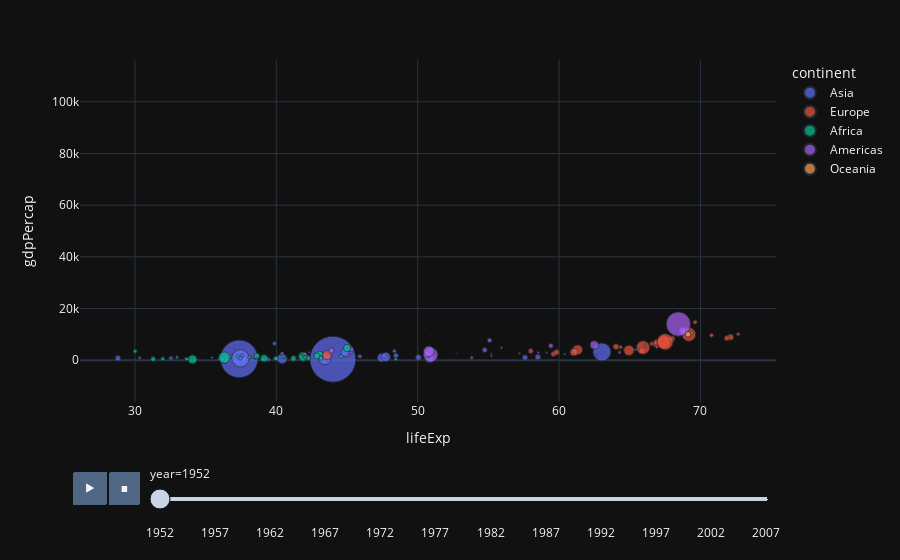

The notebook cell saved with this chart:
### Code cell
# plot animation of the above curve on the basic if the year

px.scatter(gap,x='lifeExp',y='gdpPercap',
           animation_frame='year',animation_group='country',
           size='pop',color='continent',hover_name='country',
           size_max=50,template='plotly_dark')

### Figure 1 — Plotly figure (JSON) as saved in the notebook; plotly's stock layout.template omitted (floating-point values rounded to 4 significant figures)
{"data": [{"hovertemplate": "<b>%{hovertext}</b><br><br>continent=Asia<br>year=1952<br>lifeExp=%{x}<br>gdpPercap=%{y}<br>pop=%{marker.size}<extra></extra>", "hovertext": ["Afghanistan", "Bahrain", "Bangladesh", "Cambodia", "China", "Hong Kong, China", "India", "Indonesia", "Iran", "Iraq", "Israel", "Japan", "Jordan", "Korea, Dem. Rep.", "Korea, Rep.", "Kuwait", "Lebanon", "Malaysia", "Mongolia", "Myanmar", "Nepal", "Oman", "Pakistan", "Philippines", "Saudi Arabia", "Singapore", "Sri Lanka", "Syria", "Taiwan", "Thailand", "Vietnam", "West Bank and Gaza", "Yemen, Rep."], "ids": ["Afghanistan", "Bahrain", "Bangladesh", "Cambodia", "China", "Hong Kong, China", "India", "Indonesia", "Iran", "Iraq", "Israel", "Japan", "Jordan", "Korea, Dem. Rep.", "Korea, Rep.", "Kuwait", "Lebanon", "Malaysia", "Mongolia", "Myanmar", "Nepal", "Oman", "Pakistan", "Philippines", "Saudi Arabia", "Singapore", "Sri Lanka", "Syria", "Taiwan", "Thailand", "Vietnam", "West Bank and Gaza", "Yemen, Rep."], "legendgroup": "Asia", "marker": {"color": "#636efa", "size": [8425333, 120447, 46886859, 4693836, 556263527, 2125900, 372000000, 82052000, 17272000, 5441766, 1620914, 86459025, 607914, 8865488, 20947571, 160000, 1439529, 6748378, 800663, 20092996, 9182536, 507833, 41346560, 22438691, 4005677, 1127000, 7982342, 3661549, 8550362, 21289402, 26246839, 1030585, 4963829], "sizemode": "area", "sizeref": 527500.0, "symbol": "circle"}, "mode": "markers", "name": "Asia", "orientation": "v", "showlegend": true, "type": "scatter", "x": [28.8, 50.94, 37.48, 39.42, 44.0, 60.96, 37.37, 37.47, 44.87, 45.32, 65.39, 63.03, 43.16, 50.06, 47.45, 55.56, 55.93, 48.46, 42.24, 36.32, 36.16, 37.58, 43.44, 47.75, 39.88, 60.4, 57.59, 45.88, 58.5, 50.85, 40.41, 43.16, 32.55], "xaxis": "x", "y": [779.4, 9867.0, 684.2, 368.5, 400.4, 3054.0, 546.6, 749.7, 3035.0, 4130.0, 4087.0, 3217.0, 1547.0, 1088.0, 1031.0, 108400.0, 4835.0, 1831.0, 786.6, 331.0, 545.9, 1828.0, 684.6, 1273.0, 6460.0, 2315.0, 1084.0, 1643.0, 1207.0, 757.8, 605.1, 1516.0, 781.7], "yaxis": "y"}, {"hovertemplate": "<b>%{hovertext}</b><br><br>continent=Europe<br>year=1952<br>lifeExp=%{x}<br>gdpPercap=%{y}<br>pop=%{marker.size}<extra></extra>", "hovertext": ["Albania", "Austria", "Belgium", "Bosnia and Herzegovina", "Bulgaria", "Croatia", "Czech Republic", "Denmark", "Finland", "France", "Germany", "Greece", "Hungary", "Iceland", "Ireland", "Italy", "Montenegro", "Netherlands", "Norway", "Poland", "Portugal", "Romania", "Serbia", "Slovak Republic", "Slovenia", "Spain", "Sweden", "Switzerland", "Turkey", "United Kingdom"], "ids": ["Albania", "Austria", "Belgium", "Bosnia and Herzegovina", "Bulgaria", "Croatia", "Czech Republic", "Denmark", "Finland", "France", "Germany", "Greece", "Hungary", "Iceland", "Ireland", "Italy", "Montenegro", "Netherlands", "Norway", "Poland", "Portugal", "Romania", "Serbia", "Slovak Republic", "Slovenia", "Spain", "Sweden", "Switzerland", "Turkey", "United Kingdom"], "legendgroup": "Europe", "marker": {"color": "#EF553B", "size": [1282697, 6927772, 8730405, 2791000, 7274900, 3882229, 9125183, 4334000, 4090500, 42459667, 69145952, 7733250, 9504000, 147962, 2952156, 47666000, 413834, 10381988, 3327728, 25730551, 8526050, 16630000, 6860147, 3558137, 1489518, 28549870, 7124673, 4815000, 22235677, 50430000], "sizemode": "area", "sizeref": 527500.0, "symbol": "circle"}, "mode": "markers", "name": "Europe", "orientation": "v", "showlegend": true, "type": "scatter", "x": [55.23, 66.8, 68.0, 53.82, 59.6, 61.21, 66.87, 70.78, 66.55, 67.41, 67.5, 65.86, 64.03, 72.49, 66.91, 65.94, 59.16, 72.13, 72.67, 61.31, 59.82, 61.05, 58.0, 64.36, 65.57, 64.94, 71.86, 69.62, 43.59, 69.18], "xaxis": "x", "y": [1601.0, 6137.0, 8343.0, 973.5, 2444.0, 3119.0, 6876.0, 9692.0, 6425.0, 7030.0, 7144.0, 3531.0, 5264.0, 7268.0, 5210.0, 4931.0, 2648.0, 8942.0, 10100.0, 4029.0, 3068.0, 3145.0, 3581.0, 5075.0, 4215.0, 3834.0, 8528.0, 14730.0, 1969.0, 9980.0], "yaxis": "y"}, {"hovertemplate": "<b>%{hovertext}</b><br><br>continent=Africa<br>year=1952<br>lifeExp=%{x}<br>gdpPercap=%{y}<br>pop=%{marker.size}<extra></extra>", "hovertext": ["Algeria", "Angola", "Benin", "Botswana", "Burkina Faso", "Burundi", "Cameroon", "Central African Republic", "Chad", "Comoros", "Congo, Dem. Rep.", "Congo, Rep.", "Cote d'Ivoire", "Djibouti", "Egypt", "Equatorial Guinea", "Eritrea", "Ethiopia", "Gabon", "Gambia", "Ghana", "Guinea", "Guinea-Bissau", "Kenya", "Lesotho", "Liberia", "Libya", "Madagascar", "Malawi", "Mali", "Mauritania", "Mauritius", "Morocco", "Mozambique", "Namibia", "Niger", "Nigeria", "Reunion", "Rwanda", "Sao Tome and Principe", "Senegal", "Sierra Leone", "Somalia", "South Africa", "Sudan", "Swaziland", "Tanzania", "Togo", "Tunisia", "Uganda", "Zambia", "Zimbabwe"], "ids": ["Algeria", "Angola", "Benin", "Botswana", "Burkina Faso", "Burundi", "Cameroon", "Central African Republic", "Chad", "Comoros", "Congo, Dem. Rep.", "Congo, Rep.", "Cote d'Ivoire", "Djibouti", "Egypt", "Equatorial Guinea", "Eritrea", "Ethiopia", "Gabon", "Gambia", "Ghana", "Guinea", "Guinea-Bissau", "Kenya", "Lesotho", "Liberia", "Libya", "Madagascar", "Malawi", "Mali", "Mauritania", "Mauritius", "Morocco", "Mozambique", "Namibia", "Niger", "Nigeria", "Reunion", "Rwanda", "Sao Tome and Principe", "Senegal", "Sierra Leone", "Somalia", "South Africa", "Sudan", "Swaziland", "Tanzania", "Togo", "Tunisia", "Uganda", "Zambia", "Zimbabwe"], "legendgroup": "Africa", "marker": {"color": "#00cc96", "size": [9279525, 4232095, 1738315, 442308, 4469979, 2445618, 5009067, 1291695, 2682462, 153936, 14100005, 854885, 2977019, 63149, 22223309, 216964, 1438760, 20860941, 420702, 284320, 5581001, 2664249, 580653, 6464046, 748747, 863308, 1019729, 4762912, 2917802, 3838168, 1022556, 516556, 9939217, 6446316, 485831, 3379468, 33119096, 257700, 2534927, 60011, 2755589, 2143249, 2526994, 14264935, 8504667, 290243, 8322925, 1219113, 3647735, 5824797, 2672000, 3080907], "sizemode": "area", "sizeref": 527500.0, "symbol": "circle"}, "mode": "markers", "name": "Africa", "orientation": "v", "showlegend": true, "type": "scatter", "x": [43.08, 30.02, 38.22, 47.62, 31.98, 39.03, 38.52, 35.46, 38.09, 40.72, 39.14, 42.11, 40.48, 34.81, 41.89, 34.48, 35.93, 34.08, 37.0, 30.0, 43.15, 33.61, 32.5, 42.27, 42.14, 38.48, 42.72, 36.68, 36.26, 33.69, 40.54, 50.99, 42.87, 31.29, 41.73, 37.44, 36.32, 52.72, 40.0, 46.47, 37.28, 30.33, 32.98, 45.01, 38.63, 41.41, 41.22, 38.6, 44.6, 39.98, 42.04, 48.45], "xaxis": "x", "y": [2449.0, 3521.0, 1063.0, 851.2, 543.3, 339.3, 1173.0, 1071.0, 1179.0, 1103.0, 780.5, 2126.0, 1389.0, 2670.0, 1419.0, 375.6, 328.9, 362.1, 4293.0, 485.2, 911.3, 510.2, 299.9, 853.5, 298.8, 575.6, 2388.0, 1443.0, 369.2, 452.3, 743.1, 1968.0, 1688.0, 468.5, 2424.0, 761.9, 1077.0, 2719.0, 493.3, 879.6, 1450.0, 879.8, 1136.0, 4725.0, 1616.0, 1148.0, 716.7, 859.8, 1468.0, 734.8, 1147.0, 406.9], "yaxis": "y"}, {"hovertemplate": "<b>%{hovertext}</b><br><br>continent=Americas<br>year=1952<br>lifeExp=%{x}<br>gdpPercap=%{y}<br>pop=%{marker.size}<extra></extra>", "hovertext": ["Argentina", "Bolivia", "Brazil", "Canada", "Chile", "Colombia", "Costa Rica", "Cuba", "Dominican Republic", "Ecuador", "El Salvador", "Guatemala", "Haiti", "Honduras", "Jamaica", "Mexico", "Nicaragua", "Panama", "Paraguay", "Peru", "Puerto Rico", "Trinidad and Tobago", "United States", "Uruguay", "Venezuela"], "ids": ["Argentina", "Bolivia", "Brazil", "Canada", "Chile", "Colombia", "Costa Rica", "Cuba", "Dominican Republic", "Ecuador", "El Salvador", "Guatemala", "Haiti", "Honduras", "Jamaica", "Mexico", "Nicaragua", "Panama", "Paraguay", "Peru", "Puerto Rico", "Trinidad and Tobago", "United States", "Uruguay", "Venezuela"], "legendgroup": "Americas", "marker": {"color": "#ab63fa", "size": [17876956, 2883315, 56602560, 14785584, 6377619, 12350771, 926317, 6007797, 2491346, 3548753, 2042865, 3146381, 3201488, 1517453, 1426095, 30144317, 1165790, 940080, 1555876, 8025700, 2227000, 662850, 157553000, 2252965, 5439568], "sizemode": "area", "sizeref": 527500.0, "symbol": "circle"}, "mode": "markers", "name": "Americas", "orientation": "v", "showlegend": true, "type": "scatter", "x": [62.48, 40.41, 50.92, 68.75, 54.74, 50.64, 57.21, 59.42, 45.93, 48.36, 45.26, 42.02, 37.58, 41.91, 58.53, 50.79, 42.31, 55.19, 62.65, 43.9, 64.28, 59.1, 68.44, 66.07, 55.09], "xaxis": "x", "y": [5911.0, 2677.0, 2109.0, 11370.0, 3940.0, 2144.0, 2627.0, 5587.0, 1398.0, 3522.0, 3048.0, 2428.0, 1840.0, 2195.0, 2899.0, 3478.0, 3112.0, 2480.0, 1952.0, 3759.0, 3082.0, 3023.0, 13990.0, 5717.0, 7690.0], "yaxis": "y"}, {"hovertemplate": "<b>%{hovertext}</b><br><br>continent=Oceania<br>year=1952<br>lifeExp=%{x}<br>gdpPercap=%{y}<br>pop=%{marker.size}<extra></extra>", "hovertext": ["Australia", "New Zealand"], "ids": ["Australia", "New Zealand"], "legendgroup": "Oceania", "marker": {"color": "#FFA15A", "size": [8691212, 1994794], "sizemode": "area", "sizeref": 527500.0, "symbol": "circle"}, "mode": "markers", "name": "Oceania", "orientation": "v", "showlegend": true, "type": "scatter", "x": [69.12, 69.39], "xaxis": "x", "y": [10040.0, 10560.0], "yaxis": "y"}], "layout": {"legend": {"itemsizing": "constant", "title": {"text": "continent"}, "tracegroupgap": 0}, "margin": {"t": 60}, "sliders": [{"active": 0, "currentvalue": {"prefix": "year="}, "len": 0.9, "pad": {"b": 10, "t": 60}, "steps": [{"args": [["1952"], {"frame": {"duration": 0, "redraw": false}, "fromcurrent": true, "mode": "immediate", "transition": {"duration": 0, "easing": "linear"}}], "label": "1952", "method": "animate"}, {"args": [["1957"], {"frame": {"duration": 0, "redraw": false}, "fromcurrent": true, "mode": "immediate", "transition": {"duration": 0, "easing": "linear"}}], "label": "1957", "method": "animate"}, {"args": [["1962"], {"frame": {"duration": 0, "redraw": false}, "fromcurrent": true, "mode": "immediate", "transition": {"duration": 0, "easing": "linear"}}], "label": "1962", "method": "animate"}, {"args": [["1967"], {"frame": {"duration": 0, "redraw": false}, "fromcurrent": true, "mode": "immediate", "transition": {"duration": 0, "easing": "linear"}}], "label": "1967", "method": "animate"}, {"args": [["1972"], {"frame": {"duration": 0, "redraw": false}, "fromcurrent": true, "mode": "immediate", "transition": {"duration": 0, "easing": "linear"}}], "label": "1972", "method": "animate"}, {"args": [["1977"], {"frame": {"duration": 0, "redraw": false}, "fromcurrent": true, "mode": "immediate", "transition": {"duration": 0, "easing": "linear"}}], "label": "1977", "method": "animate"}, {"args": [["1982"], {"frame": {"duration": 0, "redraw": false}, "fromcurrent": true, "mode": "immediate", "transition": {"duration": 0, "easing": "linear"}}], "label": "1982", "method": "animate"}, {"args": [["1987"], {"frame": {"duration": 0, "redraw": false}, "fromcurrent": true, "mode": "immediate", "transition": {"duration": 0, "easing": "linear"}}], "label": "1987", "method": "animate"}, {"args": [["1992"], {"frame": {"duration": 0, "redraw": false}, "fromcurrent": true, "mode": "immediate", "transition": {"duration": 0, "easing": "linear"}}], "label": "1992", "method": "animate"}, {"args": [["1997"], {"frame": {"duration": 0, "redraw": false}, "fromcurrent": true, "mode": "immediate", "transition": {"duration": 0, "easing": "linear"}}], "label": "1997", "method": "animate"}, {"args": [["2002"], {"frame": {"duration": 0, "redraw": false}, "fromcurrent": true, "mode": "immediate", "transition": {"duration": 0, "easing": "linear"}}], "label": "2002", "method": "animate"}, {"args": [["2007"], {"frame": {"duration": 0, "redraw": false}, "fromcurrent": true, "mode": "immediate", "transition": {"duration": 0, "easing": "linear"}}], "label": "2007", "method": "animate"}], "x": 0.1, "xanchor": "left", "y": 0, "yanchor": "top"}], "updatemenus": [{"buttons": [{"args": [null, {"frame": {"duration": 500, "redraw": false}, "fromcurrent": true, "mode": "immediate", "transition": {"duration": 500, "easing": "linear"}}], "label": "&#9654;", "method": "animate"}, {"args": [[null], {"frame": {"duration": 0, "redraw": false}, "fromcurrent": true, "mode": "immediate", "transition": {"duration": 0, "easing": "linear"}}], "label": "&#9724;", "method": "animate"}], "direction": "left", "pad": {"r": 10, "t": 70}, "showactive": false, "type": "buttons", "x": 0.1, "xanchor": "right", "y": 0, "yanchor": "top"}], "xaxis": {"anchor": "y", "domain": [0, 1], "title": {"text": "lifeExp"}}, "yaxis": {"anchor": "x", "domain": [0, 1], "title": {"text": "gdpPercap"}}}}
